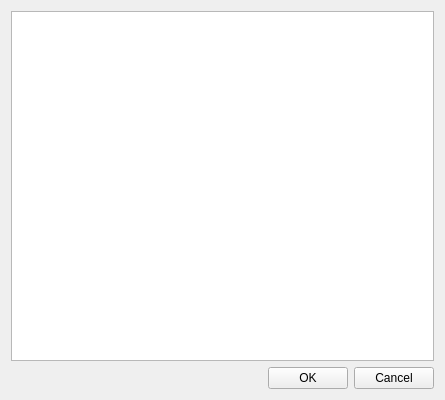
<?xml version="1.0" encoding="UTF-8"?>
<ui version="4.0">
 <class>InsertValue</class>
 <widget class="QWidget" name="InsertValue">
  <property name="geometry">
   <rect>
    <x>0</x>
    <y>0</y>
    <width>445</width>
    <height>400</height>
   </rect>
  </property>
  <property name="minimumSize">
   <size>
    <width>440</width>
    <height>400</height>
   </size>
  </property>
  <property name="maximumSize">
   <size>
    <width>700</width>
    <height>500</height>
   </size>
  </property>
  <property name="windowTitle">
   <string>Form</string>
  </property>
  <layout class="QVBoxLayout" name="verticalLayout">
   <item>
    <widget class="QListWidget" name="listWidget"/>
   </item>
   <item>
    <layout class="QHBoxLayout" name="horizontalLayout">
     <item>
      <widget class="QLabel" name="label_status">
       <property name="text">
        <string/>
       </property>
      </widget>
     </item>
     <item>
      <spacer name="horizontalSpacer">
       <property name="orientation">
        <enum>Qt::Horizontal</enum>
       </property>
       <property name="sizeHint" stdset="0">
        <size>
         <width>40</width>
         <height>20</height>
        </size>
       </property>
      </spacer>
     </item>
     <item>
      <widget class="QPushButton" name="pushButton_insert">
       <property name="maximumSize">
        <size>
         <width>100</width>
         <height>25</height>
        </size>
       </property>
       <property name="text">
        <string>OK</string>
       </property>
      </widget>
     </item>
     <item>
      <widget class="QPushButton" name="pushButton_cancel">
       <property name="maximumSize">
        <size>
         <width>100</width>
         <height>25</height>
        </size>
       </property>
       <property name="text">
        <string>Cancel</string>
       </property>
      </widget>
     </item>
    </layout>
   </item>
  </layout>
 </widget>
 <resources/>
 <connections>
  <connection>
   <sender>pushButton_cancel</sender>
   <signal>clicked()</signal>
   <receiver>InsertValue</receiver>
   <slot>close()</slot>
   <hints>
    <hint type="sourcelabel">
     <x>394</x>
     <y>377</y>
    </hint>
    <hint type="destinationlabel">
     <x>222</x>
     <y>199</y>
    </hint>
   </hints>
  </connection>
 </connections>
</ui>
